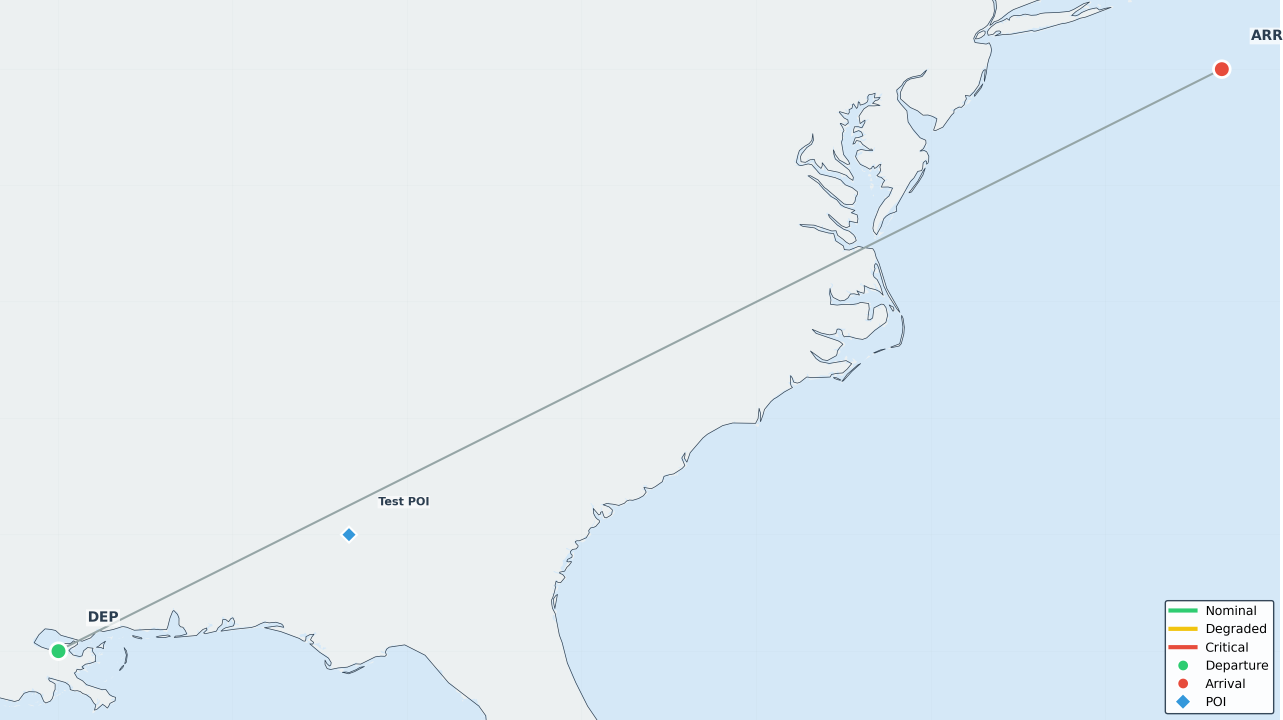
#> input picture test_map_repro.png, 3849 x 2160 px (shown at 1/3 size)
$ python resize-briefing-logo.py --source ../../../test_map_repro.png --output out.png --size 100
#> lines starting #> are read from the running program, lines starting #| are printed output that depends on the picture
"""Prepare a deterministic print PNG; never modify the brand master."""

import argparse
from pathlib import Path

from PIL import Image


def resize_logo(source: Path, output: Path, size: int) -> None:
#> called with size = 100
    if size <= 0 or source.resolve() == output.resolve():
        raise ValueError("Use a positive size and a separate derivative path")
    with Image.open(source) as image:
#> image is the input picture: PIL image 3849x2160 RGBA; mean R, G, B, A 225.2, 235.5, 242.3, 255
        profile = image.info.get("icc_profile")
        with image.convert("RGB") as rgb:
            with rgb.resize((size, size), Image.Resampling.LANCZOS) as resized:
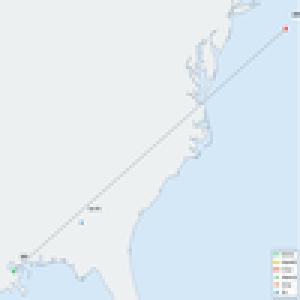
#> resized: PIL image 100x100 RGB (shown 3 times larger); mean R, G, B 225.2, 235.5, 242.3
                resized.save(
                    output,
                    format="PNG",
                    compress_level=9,
                    optimize=False,
                    icc_profile=profile,
                )


if __name__ == "__main__":
    parser = argparse.ArgumentParser(description=__doc__)
    parser.add_argument("--source", type=Path, required=True)
    parser.add_argument("--output", type=Path, required=True)
    parser.add_argument("--size", type=int, required=True)
    args = parser.parse_args()
    resize_logo(args.source, args.output, args.size)
